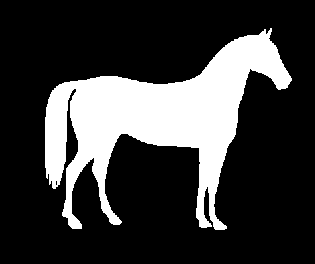
#> input picture image_process_python/images/horse.png, 315 x 264 px, found by its file name
$ python find_contour.py
#> lines starting #> are read from the running program, lines starting #| are printed output that depends on the picture; after the words box and inside, x2 and y2 are one past the last pixel; in counts of white or black regions, pixels touching at a corner belong together
### image_process_python/utils.py
import matplotlib.pyplot as plt


# Define a function using matplotlib to display the images
# [5 lines left out: function show_image, not called in this run]


def show_image_contour(image, contours):
    plt.figure()
    for n, contour in enumerate(contours):
        plt.plot(contour[:, 1], contour[:, 0], linewidth=3)
    plt.imshow(image, interpolation="nearest", cmap="gray_r")
    plt.title("Contours")
    plt.axis("off")
    plt.show()


# [55 lines left out: functions show_image_with_corners, show_detected_face, getFaceRectangle, mergeBlurryFace, not called in this run]

### image_process_python/restore_segment_noice_contour/find_contour.py
""" Find contours in an image """

import skimage
from utils import show_image_contour

# Prepare data
horse_image = skimage.io.imread(
    "/users/s0046425/git_projects/2025/data-camp-courses/image_process_python/images/horse.png"
)
#> horse_image is the input picture: shape (264, 315, 3); 23.1% white; 1 white region, box (x1, y1, x2, y2) and area: (45, 28, 292, 230) 19193

# Import the modules
from skimage import data, measure

# Obtain the horse image
horse_image = data.horse()
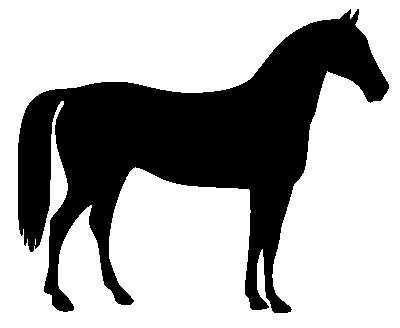
#> input picture skimage.data.horse(), 400 x 328 px
#> horse_image is the input picture: shape (328, 400) bool; 66.9% white; 1 black region, box (x1, y1, x2, y2) and area: (18, 9, 389, 313) 43412

# Find the contours with a constant level value of 0.8
contours = measure.find_contours(horse_image, 0.8)
#> contours = 2 point arrays, longest 2645 points


# Shows the image with contours found
show_image_contour(horse_image, contours)
#> the loop in show_image_contour, `for n, contour in enumerate(contours):` made 2 passes
#> in show_image_contour, `plt.show()`:
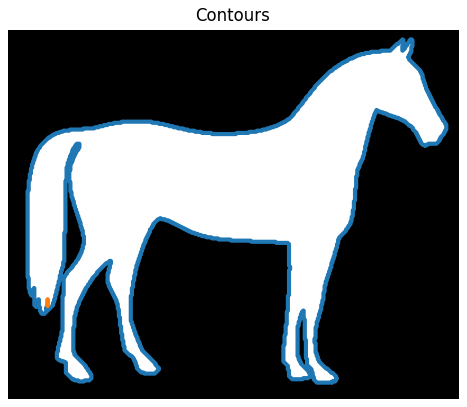
#> figure drawn by matplotlib, 1 panel
